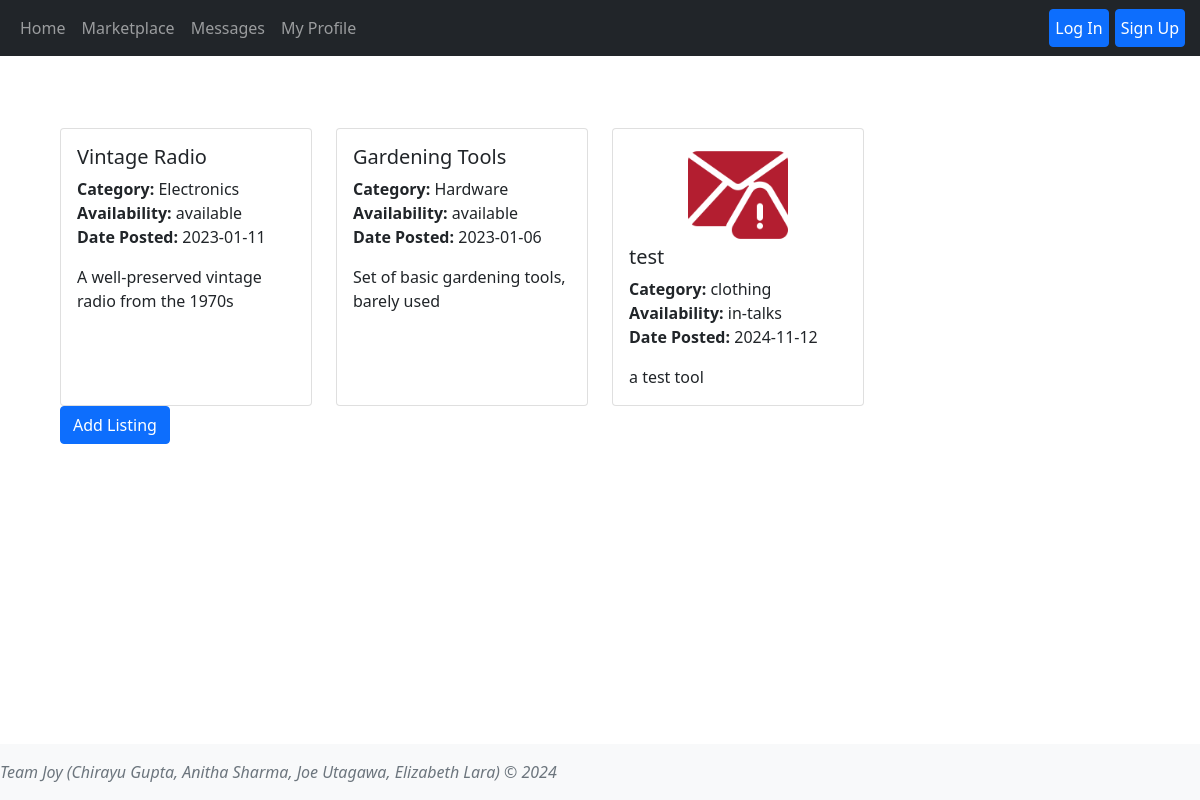
/marketplace, run on an earlier commit of the app's database.
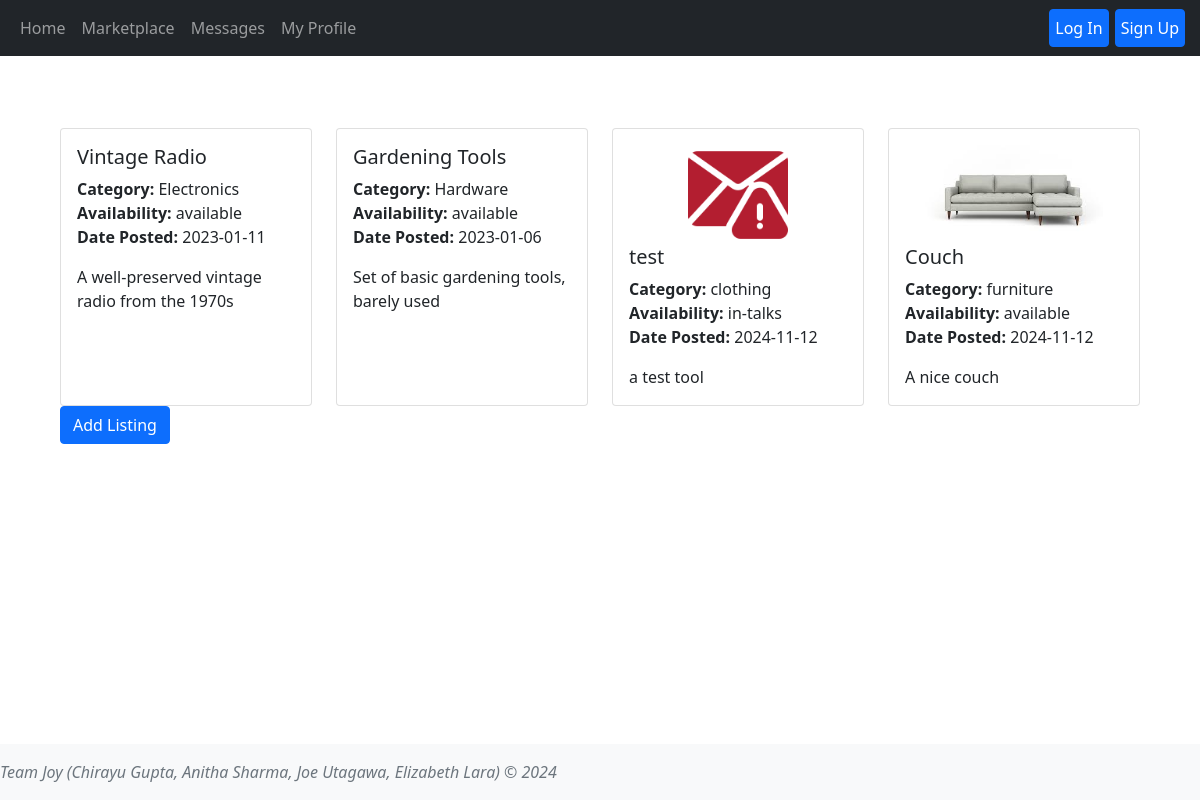
And on a later commit of the database.
### tables this page shows
CREATE TABLE Tools (id INTEGER PRIMARY KEY AUTOINCREMENT, user_id INTEGER, title TEXT NOT NULL, description TEXT, imgPath TEXT, category TEXT, availability TEXT, datePosted TEXT NOT NULL, FOREIGN KEY (user_id) REFERENCES Users(user_id));

### app.py (the view)
@app.route('/marketplace')
def market():
    user_id = session.get('user_id')
    user = User.getUserByID(user_id)
    tools = Tool.getAllTools()
    print(tools)
    return render_template('market.html', user_id=user_id, user=user, tools=tools)

### tools.py (called while the page is built)
    @classmethod
    def getAllTools(cls):
        conn = sqlite3.connect('database.db')
        cursorObj = conn.cursor()
        cursorObj.execute('SELECT id, user_id, title, description, imgPath, category, availability, datePosted FROM tools;')
        allRows = cursorObj.fetchall()
        ListOfDictionaries = []
        for row in allRows:
            m = {"id" : row[0], "user_id": row[1], "title":row[2], 'description': row[3], 'imgPath':row[4], 'category':row[5], 'availability':row[6], 'datePosted':row[7] }
            ListOfDictionaries.append(m)
        if conn:
            conn.close()
        return ListOfDictionaries

### users.py (called while the page is built)
    @classmethod
    def getAllUsers(cls):
        conn = sqlite3.connect('database.db')
        cursorObj = conn.cursor()
        cursorObj.execute('SELECT user_id, username, name, email, password, profile_image, location FROM users;')
        allRows = cursorObj.fetchall()
        ListOfDictionaries = []
        for row in allRows:
            m = {"user_id": row[0], 'username':row[1],"name":row[2], 'email': row[3], 'password':row[4], 'profile_image':row[5], 'location':row[6]}
            ListOfDictionaries.append(m)
        if conn:
            conn.close()
        return ListOfDictionaries

    def getUserByID(user_id):
        users = User.getAllUsers()
        for user in users:
            if user['user_id'] == user_id:
                return user

### templates/market.html (shortened to what this page needs)
{% extends 'base.html' %}
{% block content%}
<main class="d-inline-flex p-5 align-items-end">
    <div class="container">
        <div class="row">
            {% for tool in tools %}
            <div class="col-md-3">
                <a href="{{ url_for('tool', tool_id=tool.id) }}" class="text-decoration-none text-dark">
                <div class="card h-100">
                    <div class="card-body">
                        {% if tool.imgPath %}
                        <img src="{{ url_for('static', filename='images/'+tool.imgPath) }}" style="height: 100px; width: auto; object-fit: contain; display: block; margin: 0 auto;" class="card-img-top" alt="{{ tool.title }}">
                        {% endif %}
                        <h5 class="card-title">{{ tool.title }}</h5>
                        <p class="card-text">
                            <strong>Category:</strong> {{ tool.category }}<br>
                            <strong>Availability:</strong> {{ tool.availability }}<br>
                            <strong>Date Posted:</strong> {{ tool.datePosted }}
                        </p>
                        <p class="card-text">
                            {{ tool.description}}
                        </p>
                    </div>
                </div>
            </a>
            </div>
            {% endfor %}
        </div>
        <div class="col-3">
            <a href="{{url_for('add_tool')}}">
                <button class="btn btn-primary">Add Listing</button>
            </a></div>
    </div>
</main>
{% endblock %}

### templates/base.html (shortened to what this page needs)
<!DOCTYPE html>
<html lang="en">
<head>
    <link rel="stylesheet" href="https://cdnjs.cloudflare.com/ajax/libs/font-awesome/5.15.4/css/all.min.css">
     <link href="{{url_for('static', filename='css/styles.css')}}" rel="stylesheet">
    <link href="https://cdn.jsdelivr.net/npm/bootstrap@5.1.1/dist/css/bootstrap.min.css" rel="stylesheet" />
    <header>
      <nav class="navbar navbar-expand-md navbar-dark fixed-top bg-dark">
        <div class="container-fluid">
          <div class="collapse navbar-collapse" id="navbarCollapse me-auto mb-2 mb-md-0">
            <ul class="nav navbar-nav">
              <li class="nav-item">
                <a class="nav-link" aria-current="page" href="{{url_for('index')}}">Home</a>
              </li>
              <li class="nav-item">
                <a class="nav-link "  href="{{url_for('market')}}">Marketplace</a>
              </li>
              <li class="nav-item">
                <a class="nav-link "  href="{{url_for('message')}}">Messages</a>
              </li>
              <li class="nav-item">
                <a class="nav-link "  href="{{url_for('profile')}}">My Profile</a>
              </li>
            </ul>
            </div>
            <div class="collapse navbar-collapse">
              {%if user_id %}
              <ul class="nav navbar-nav ms-auto">
                <li class="nav-item">
                  {% if user['profile_image'] %}
                  <a href="{{url_for('profile')}}"><img src="{{url_for('static', filename='images/'+user['profile_image'])}}" class="profile-image-b" style="position: relative;right:20px;"> </a>
                  {% else %}
                  <a class="btn btn-primary" style='padding-left:5px !important;padding-right:5px !important;margin-left:3px !important;margin-right:3px !important;' href="{{url_for('profile')}}"> {{user['name']}}</a>
                  {% endif %}
                </li>
                <li class="nav-item">
                  <a class="btn btn-primary" style='padding-left:5px !important;padding-right:5px !important;margin-left:3px !important;margin-right:3px !important;position:relative; top:5px;'href="{{url_for('logout')}}"> Log Out</a>
                </li>
              </ul>
            {% else %}
            <ul class="nav navbar-nav ms-auto">
              <li class="nav-item">
                <a class="btn btn-primary" style='padding-left:5px !important;padding-right:5px !important;margin-left:3px !important;margin-right:3px !important;' href="{{url_for('login')}}"> Log In</a>
              </li>
              <li class="nav-item">
                <a class="btn btn-primary" style='padding-left:5px !important;padding-right:5px !important;margin-left:3px !important;margin-right:3px !important;' href="{{url_for('registration')}}"> Sign Up</a>
              </li>
            </ul>
            {% endif %}
          </div>
          </div>
      </nav>
    </header>
</head>
<body class="d-flex flex-column">
        {% block content %} {% endblock %}
    <footer class="footer mt-auto py-3 bg-light fixed-bottom">
        <div class="container.b">
          <span class="text-muted"> <i>Team Joy (Chirayu Gupta, Anitha Sharma, Joe Utagawa, Elizabeth Lara) &copy; 2024 </i></span>
      </div>
      </footer>
</body>
</html>

### static/css/styles.css (style rules this page uses)
body { padding-bottom: 100px; padding-top: 30px; }
.container { margin-top:50px !important; }

What changed in the data, as far as the page shows it:
added Tools: imgPath (picture), title "Couch", category "furniture", availability "available", datePosted "2024-11-12", description "A nice couch"
